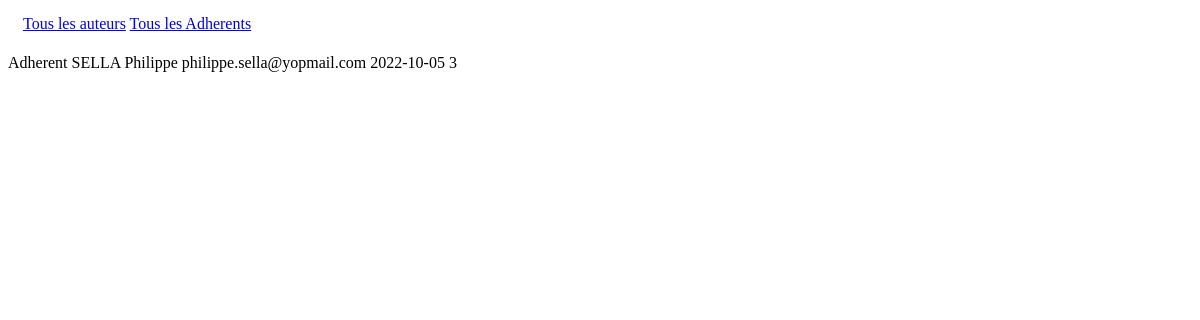
Screenshot of /ex1/routeur.php?controleur=controleurAdherent&action=lireAdherent&loginAdherent=lafleche with the database file from the repository.
### tables this page shows
CREATE TABLE `Adherent` (
  `login` varchar(50) NOT NULL,
  `mdp` varchar(64) NOT NULL,
  `nomAdherent` varchar(50) DEFAULT NULL,
  `prenomAdherent` varchar(50) DEFAULT NULL,
  `email` varchar(50) DEFAULT NULL,
  `dateAdhesion` date DEFAULT NULL,
  `numCategorie` int(11) NOT NULL
);

### ex1/vue/unAdherent.php (called while the page is built)
<?php
	$adherent->afficher();
?>

### ex1/controleur/controleurAdherent.php (called while the page is built, shortened)
<?php
require_once("./modele/Adherent.php");
class ControleurAdherent
{
    public static function lireAdherent()
    {
        $login = $_GET["loginAdherent"];
        $adherent = Adherent::getAdherentByLogin($login);
        include("vue/debut.php");
        include("vue/unAdherent.php");
    }
}

### ex1/config/connexion.php (called while the page is built)
<?php
class Connexion {
	static private $hostname = 'localhost';
	static private $database = 'fdabadi';
	static private $login = 'fdabadi';
	static private $password = 'DVvs4vICJGb*kY,@-]Yh';
  static private $tabUTF8 = array(PDO::MYSQL_ATTR_INIT_COMMAND => "SET NAMES utf8");
  static private $pdo;
  static public function pdo() {return self::$pdo;}
  static public function connect()  {
    $h = self::$hostname; $d = self::$database; $l = self::$login; $p = self::$password; $t = self::$tabUTF8;
    try {
    	self::$pdo = new PDO("mysql:host=$h;dbname=$d",$l,$p,$t);
    	self::$pdo->setAttribute(PDO::ATTR_ERRMODE, PDO::ERRMODE_EXCEPTION);
    } catch(PDOException $e) {
    	echo "erreur de connexion : ".$e->getMessage()."<br>";
    }
  }
}
?>

### ex1/modele/Adherent.php (the view, shortened to what this page needs)
<?php
class Adherent
{
    private $nomAdherent;
    private $prenomAdherent;
    private $email;
    private $dateAdhesion;
    private $numCategorie;
    public function afficher()
    {
        echo "<p>Adherent $this->nomAdherent $this->prenomAdherent $this->email $this->dateAdhesion $this->numCategorie </p>";
    }
    public static function getAdherentByLogin($login)
    {
        $rep = Connexion::pdo()->prepare("SELECT * FROM Adherent WHERE login = :login");
        $rep->bindParam(':login', $login);
        $rep->execute();
        $rep->setFetchMode(PDO::FETCH_CLASS, 'Adherent');
        $adherent = $rep->fetch();
        return $adherent;
    }
}

### ex1/css/styles.css (style rules this page uses)
nav { margin:10px; padding:5px; }

### rows the page displays
adherent: nomAdherent "SELLA", prenomAdherent "Philippe", email "philippe.sella@yopmail.com", dateAdhesion "2022-10-05", numCategorie "3"
